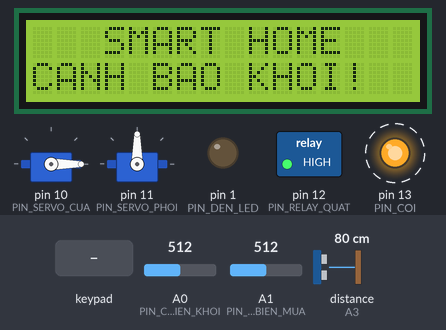
A sketch run on a simulated Arduino Uno, built with avr-gcc and run on an emulated ATmega328P. Parts: 2 × servo, 16×2 character LCD, switched loads named in the sketch (green lamp = pin HIGH), output pins drawn as LEDs (lit = HIGH). Wiring (inferred from the names in the program): ultrasonic range finder: trigger A2; echo A3. Dashed ring = blinking. The test bench sets the inputs (shaded band); at power-on: A0 (PIN_CAM_BIEN_KHOI) = 512, A1 (PIN_CAM_BIEN_MUA) = 512, distance to the obstacle (sensor on A3) 80 cm. The echo pulse lasts 58.3 µs per cm; pins used as bus, display or sensor lines are not drawn.

Above: at 0.88 s.
1.3 s: keypad keys 1 2 3 4 # pressed 0.4 s apart
At 1.88 s:
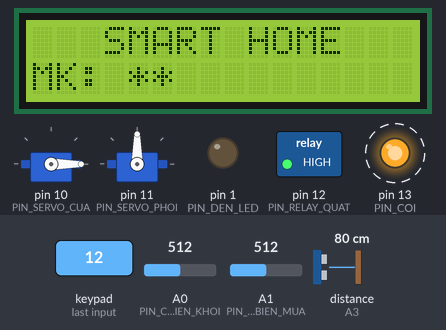
4.8 s: A0 (PIN_CAM_BIEN_KHOI) set to 412
6.3 s: A0 (PIN_CAM_BIEN_KHOI) set to 390
At 7.3 s:
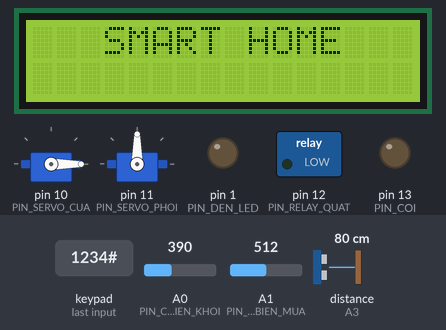
8.0 s: key '#' pressed
At 9.2 s:
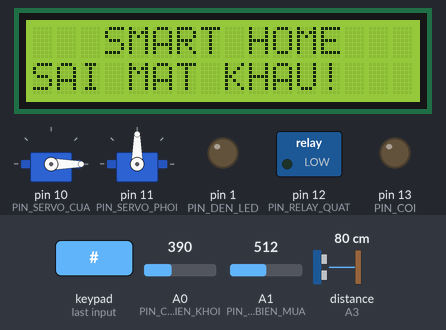
11.0 s: key 'A' pressed
At 11.7 s:
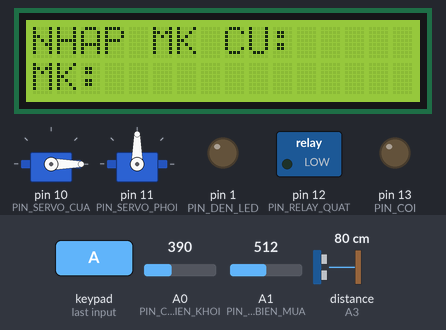
12.5 s: keypad keys 1 2 3 4 D pressed 0.4 s apart
At 15.2 s:
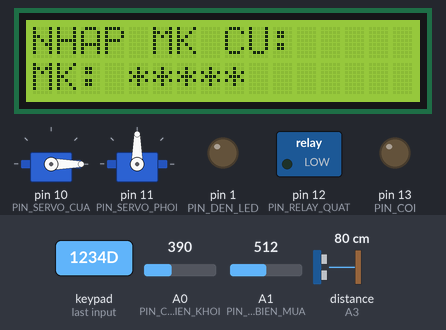
Timing chart, 0 to 16.7 s (numbered marks = the images above; inputs shaded):
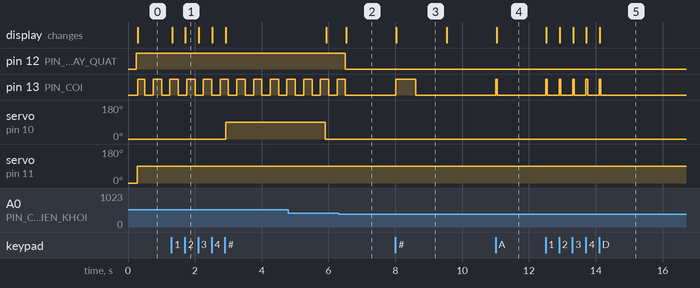

Measured:
- the behaviour switches between 401 and 400 on A0 (PIN_CAM_BIEN_KHOI) (found by bisection; images 1 and 2)
- after the input at 1.3 s, servo on pin 10 (PIN_SERVO_CUA): 0° → 90° after 1.6 s; the display: first changes at once (image 1 shows a later state)
- after the input at 6.3 s, pin 12 (PIN_RELAY_QUAT): HIGH → LOW after 0.20 s; pin 13 (PIN_COI): goes on until 6.5 s, then stays LOW; the display: changes after 0.23 s (image 2)
- after the input at 8.0 s, pin 13 (PIN_COI): LOW → HIGH at once, → LOW 0.60 s later; the display: changes at once (image 3)
- after the input at 11.0 s, pin 13 (PIN_COI): LOW → HIGH at once, → LOW 0.05 s later; the display: changes at once (image 4)
- after the input at 12.5 s, pin 13 (PIN_COI): alternates HIGH for 0.05 s and LOW for 0.35 s, 10 changes in all, then stays LOW, starting at once; the display: first changes at once (image 5 shows a later state)
- by itself, pin 13 (PIN_COI): alternates HIGH for 0.25 s and LOW for 0.25 s

The sketch:

code-IOT.ino
```cpp
#include <Wire.h>
#include <LiquidCrystal_I2C.h>
#include <Keypad.h>
#include <Servo.h>

// ================= 1. KHAI BÁO CHÂN KẾT NỐI =================
const byte SO_HANG = 4;
const byte SO_COT  = 4;
byte chanHang[SO_HANG] = {2, 3, 4, 5}; // R1 -> R4
byte chanCot[SO_COT]   = {6, 7, 8, 9}; // C1 -> C4

const int PIN_DEN_LED       = 1;  // Chân D1 điều khiển LED (không dùng Serial)
const int PIN_SERVO_CUA     = 10;
const int PIN_SERVO_PHOI    = 11;
const int PIN_RELAY_QUAT    = 12;
const int PIN_COI           = 13; // Còi Buzzer

const int PIN_CAM_BIEN_KHOI = A0;
const int PIN_CAM_BIEN_MUA  = A1;
const int PIN_TRIG          = A2; // HC-SR04 Trig
const int PIN_ECHO          = A3; // HC-SR04 Echo

// ================= 2. THÔNG SỐ CÀI ĐẶT =================
String matKhauDung                    = "1234"; // Mật khẩu mở cửa (đổi bằng phím A)
const int GIOI_HAN_SAI_MK             = 5;      // Sai 5 lần sẽ báo động
const unsigned long THOI_GIAN_KHOA_MK = 10000;  // Thời gian còi kêu & đèn nháy (10 giây)

const int NGUONG_KHOI                 = 400;    // MQ-2 > 400 là có khói/gas
const int NGUONG_CO_MUA               = 850;    // ADC < 850 (có nước đọng) -> Thu giàn phơi
const int NGUONG_HET_MUA              = 930;    // ADC > 930 (lau khô hẳn) -> Đưa giàn phơi ra

const int KHOANG_CACH_BAT_DEN         = 20;     // Dưới 20cm thì bật đèn LED (cm)
const unsigned long THOI_GIAN_GIU_DEN = 5000;   // Giữ đèn sáng 5 giây

// Góc quay Servo
const int GOC_CUA_DONG  = 0;
const int GOC_CUA_MO    = 90;
const int GOC_PHOI_RA   = 0;
const int GOC_THU_VAO   = 90;

// Mức kích Relay (Nếu quạt chạy ngược, đảo LOW <-> HIGH ở 2 dòng này)
const int RELAY_BAT = HIGH;
const int RELAY_TAT = LOW;

// ================= 3. KHỞI TẠO ĐỐI TƯỢNG & BIẾN =================
LiquidCrystal_I2C lcd(0x27, 16, 2);
Servo servoCua;
Servo servoPhoi;

char phim[SO_HANG][SO_COT] = {
  {'1', '2', '3', 'A'},
  {'4', '5', '6', 'B'},
  {'7', '8', '9', 'C'},
  {'*', '0', '#', 'D'}
};
Keypad banPhim = Keypad(makeKeymap(phim), chanHang, chanCot, SO_HANG, SO_COT);

String matKhauNhap       = "";
String matKhauMoiTam     = "";
int cheDoDoiMK           = 0; // 0: bình thường | 1: nhập MK cũ | 2: nhập MK mới | 3: xác nhận MK mới
int soLanSaiMK           = 0;

bool cuaDangMo           = false;
bool denDangBat          = false;
bool dangCoKhoi          = false;
bool dangCoMua           = false;
bool dangBaoDongSaiMK    = false;
bool dangHienThongBaoTam = false;

bool trangThaiCoiChay    = false;
bool trangThaiNhaySaiMK  = false;

// Biến điều khiển kiểu kêu còi bàn phím không gây treo (Non-blocking)
int kieuKeuCoi            = 0; // 0: tắt, 1: bấm phím, 2: MK đúng, 3: MK sai
int buocKeuCoi            = 0;
unsigned long thoiDiemCoi = 0;

unsigned long thoiDiemMoCua       = 0;
unsigned long thoiDiemBatDen      = 0;
unsigned long thoiDiemDocCamBien  = 0;
unsigned long thoiDiemNhayCoiChay = 0;
unsigned long thoiDiemThongBaoLCD = 0;
unsigned long thoiDiemBaoDongSai  = 0;
unsigned long thoiDiemNhaySaiMK   = 0;

// ================= 4. SETUP =================
void setup() {
  pinMode(PIN_DEN_LED, OUTPUT);
  pinMode(PIN_RELAY_QUAT, OUTPUT);
  pinMode(PIN_COI, OUTPUT);
  pinMode(PIN_TRIG, OUTPUT);
  pinMode(PIN_ECHO, INPUT);

  digitalWrite(PIN_DEN_LED, LOW);
  digitalWrite(PIN_RELAY_QUAT, RELAY_TAT);
  digitalWrite(PIN_COI, LOW);
  digitalWrite(PIN_TRIG, LOW);

  servoCua.attach(PIN_SERVO_CUA);
  servoPhoi.attach(PIN_SERVO_PHOI);
  servoCua.write(GOC_CUA_DONG);
  servoPhoi.write(GOC_PHOI_RA);

  lcd.init();
  lcd.backlight();
  capNhatManHinhChinh();
}

// ================= 5. LOOP (CHẠY SONG SONG NON-BLOCKING) =================
void loop() {
  unsigned long hienTai = millis();

  // 1. Quét bàn phím & điều khiển nhịp kêu còi bàn phím liên tục
  xuLyBanPhim();
  xuLyCoiBanPhim(hienTai);

  // 2. Xử lý báo động khi nhập sai mật khẩu quá 5 lần (10 giây)
  if (dangBaoDongSaiMK) {
    if (hienTai - thoiDiemBaoDongSai >= THOI_GIAN_KHOA_MK) {
      // Hết 10 giây báo động -> Tắt còi/đèn và mở khóa bàn phím
      dangBaoDongSaiMK = false;
      soLanSaiMK = 0;
      trangThaiNhaySaiMK = false;
      denDangBat = false;
      digitalWrite(PIN_COI, LOW);
      digitalWrite(PIN_DEN_LED, LOW);
      capNhatManHinhChinh();
    } else if (!dangCoKhoi && (hienTai - thoiDiemNhaySaiMK >= 250)) {
      // Nháy đảo pha mỗi 250ms: Còi kêu thì Đèn tắt, Còi tắt thì Đèn sáng (chống sụt áp)
      thoiDiemNhaySaiMK = hienTai;
      trangThaiNhaySaiMK = !trangThaiNhaySaiMK;
      digitalWrite(PIN_COI, trangThaiNhaySaiMK ? HIGH : LOW);
      digitalWrite(PIN_DEN_LED, trangThaiNhaySaiMK ? LOW : HIGH);
    }
  }

  // 3. Tự động đóng cửa sau 3 giây mở
  if (cuaDangMo && (hienTai - thoiDiemMoCua >= 3000)) {
    servoCua.write(GOC_CUA_DONG);
    cuaDangMo = false;
    capNhatManHinhChinh();
  }

  // 4. Tự động tắt đèn LED sau 5 giây không còn người
  if (denDangBat && !dangBaoDongSaiMK && (hienTai - thoiDiemBatDen >= THOI_GIAN_GIU_DEN)) {
    digitalWrite(PIN_DEN_LED, LOW);
    denDangBat = false;
  }

  // 5. Tắt thông báo tạm trên LCD sau 1.5 giây
  if (dangHienThongBaoTam && (hienTai - thoiDiemThongBaoLCD >= 1500)) {
    dangHienThongBaoTam = false;
    capNhatManHinhChinh();
  }

  // 6. Đọc cảm biến khói, mưa & siêu âm mỗi 250ms
  if (hienTai - thoiDiemDocCamBien >= 250) {
    thoiDiemDocCamBien = hienTai;
    kiemTraCamBienKhoi();
    kiemTraCamBienMua();
    kiemTraSieuAmBatDen();
  }

  // 7. Kêu còi Buzzer báo cháy ngắt quãng mỗi 250ms (ưu tiên cao nhất)
  if (dangCoKhoi && (hienTai - thoiDiemNhayCoiChay >= 250)) {
    thoiDiemNhayCoiChay = hienTai;
    trangThaiCoiChay = !trangThaiCoiChay;
    digitalWrite(PIN_COI, trangThaiCoiChay);
  }
}

// ================= 6. CÁC HÀM ĐIỀU KHIỂN CÒI BÀN PHÍM =================
void kichHoatKieuCoi(int kieu) {
  if (dangCoKhoi || dangBaoDongSaiMK) return;
  kieuKeuCoi = kieu;
  buocKeuCoi = 0;
  thoiDiemCoi = millis();
  digitalWrite(PIN_COI, HIGH);
}

void xuLyCoiBanPhim(unsigned long hienTai) {
  if (dangCoKhoi || dangBaoDongSaiMK || kieuKeuCoi == 0) return;

  unsigned long daTroiQua = hienTai - thoiDiemCoi;

  if (kieuKeuCoi == 1) {
    // Kiểu 1: Bấm từng phím -> Kêu 1 tiếng ngắn 50ms
    if (daTroiQua >= 50) {
      digitalWrite(PIN_COI, LOW);
      kieuKeuCoi = 0;
    }
  }
  else if (kieuKeuCoi == 2) {
    // Kiểu 2: Mật khẩu ĐÚNG / Đổi MK thành công -> Kêu 2 tiếng "bíp - bíp"
    if (buocKeuCoi == 0 && daTroiQua >= 100) {
      digitalWrite(PIN_COI, LOW);
      buocKeuCoi = 1;
      thoiDiemCoi = hienTai;
    } else if (buocKeuCoi == 1 && daTroiQua >= 80) {
      digitalWrite(PIN_COI, HIGH);
      buocKeuCoi = 2;
      thoiDiemCoi = hienTai;
    } else if (buocKeuCoi == 2 && daTroiQua >= 120) {
      digitalWrite(PIN_COI, LOW);
      kieuKeuCoi = 0;
    }
  }
  else if (kieuKeuCoi == 3) {
    // Kiểu 3: Mật khẩu SAI -> Kêu 1 tiếng kéo dài 600ms "bííííp"
    if (daTroiQua >= 600) {
      digitalWrite(PIN_COI, LOW);
      kieuKeuCoi = 0;
    }
  }
}

// ================= 7. XỬ LÝ BÀN PHÍM, SAI 5 LẦN & ĐỔI MẬT KHẨU =================
void hienThongBaoNgan(String dong2) {
  dangHienThongBaoTam = true;
  thoiDiemThongBaoLCD = millis();
  lcd.setCursor(0, 1);
  lcd.print(dong2);
}

void hienThiSaoDangNhap() {
  lcd.setCursor(0, 1);
  lcd.print("MK: ");
  for (unsigned int i = 0; i < matKhauNhap.length(); i++) {
    lcd.print("*");
  }
  for (unsigned int i = matKhauNhap.length(); i < 12; i++) {
    lcd.print(" ");
  }
}

void xuLyBanPhim() {
  // Đang trong 10 giây báo động sai 5 lần -> Tạm khóa bàn phím
  if (dangBaoDongSaiMK) return;

  char kyTu = banPhim.getKey();
  if (!kyTu) return;

  // --- Bấm phím 'A' ở chế độ bình thường để bắt đầu ĐỔI MẬT KHẨU ---
  if (kyTu == 'A' && cheDoDoiMK == 0) {
    kichHoatKieuCoi(1);
    cheDoDoiMK = 1;
    matKhauNhap = "";
    matKhauMoiTam = "";
    dangHienThongBaoTam = false;
    capNhatManHinhChinh();
    return;
  }

  // --- Bấm phím '*' để XÓA số đang nhập hoặc HỦY chế độ đổi mật khẩu ---
  if (kyTu == '*') {
    kichHoatKieuCoi(1);
    if (matKhauNhap.length() > 0) {
      matKhauNhap = "";
      if (cheDoDoiMK > 0) {
        hienThiSaoDangNhap();
      } else {
        capNhatManHinhChinh();
      }
    } else if (cheDoDoiMK > 0) {
      cheDoDoiMK = 0;
      matKhauMoiTam = "";
      capNhatManHinhChinh();
    }
    return;
  }

  // --- Bấm phím '#' để XÁC NHẬN theo từng chế độ ---
  if (kyTu == '#') {
    // 1. CHẾ ĐỘ MỞ CỬA BÌNH THƯỜNG
    if (cheDoDoiMK == 0) {
      if (matKhauNhap == matKhauDung) {
        soLanSaiMK = 0;
        kichHoatKieuCoi(2);
        servoCua.write(GOC_CUA_MO);
        cuaDangMo = true;
        dangHienThongBaoTam = false;
        thoiDiemMoCua = millis();

        lcd.setCursor(0, 1);
        lcd.print("DUNG -> MO CUA! ");
      } else {
        soLanSaiMK++;
        if (soLanSaiMK >= GIOI_HAN_SAI_MK) {
          // Sai đủ 5 lần -> Kích hoạt báo động ngay lập tức (Pha 1: Còi bật, Đèn tắt)
          dangBaoDongSaiMK = true;
          thoiDiemBaoDongSai = millis();
          thoiDiemNhaySaiMK = millis();
          trangThaiNhaySaiMK = true;
          kieuKeuCoi = 0;
          dangHienThongBaoTam = false;
          digitalWrite(PIN_COI, HIGH);
          digitalWrite(PIN_DEN_LED, LOW);
          capNhatManHinhChinh();
        } else {
          kichHoatKieuCoi(3);
          hienThongBaoNgan("SAI MAT KHAU!   ");
        }
      }
      matKhauNhap = "";
    }
    // 2. ĐỔI MK - BƯỚC 1: KIỂM TRA MẬT KHẨU CŨ
    else if (cheDoDoiMK == 1) {
      if (matKhauNhap == matKhauDung) {
        kichHoatKieuCoi(1);
        cheDoDoiMK = 2;
        matKhauNhap = "";
        capNhatManHinhChinh();
      } else {
        kichHoatKieuCoi(3);
        cheDoDoiMK = 0;
        matKhauNhap = "";
        capNhatManHinhChinh();
        hienThongBaoNgan("SAI MK CU!      ");
      }
    }
    // 3. ĐỔI MK - BƯỚC 2: NHẬP MẬT KHẨU MỚI
    else if (cheDoDoiMK == 2) {
      if (matKhauNhap.length() == 0) {
        kichHoatKieuCoi(3);
        hienThongBaoNgan("MK KHONG HOP LE!");
      } else {
        kichHoatKieuCoi(1);
        matKhauMoiTam = matKhauNhap;
        matKhauNhap = "";
        cheDoDoiMK = 3;
        capNhatManHinhChinh();
      }
    }
    // 4. ĐỔI MK - BƯỚC 3: XÁC NHẬN LẠI MẬT KHẨU MỚI
    else if (cheDoDoiMK == 3) {
      if (matKhauNhap == matKhauMoiTam && matKhauNhap.length() > 0) {
        matKhauDung = matKhauMoiTam;
        soLanSaiMK = 0;
        kichHoatKieuCoi(2);
        cheDoDoiMK = 0;
        matKhauNhap = "";
        matKhauMoiTam = "";
        capNhatManHinhChinh();
        hienThongBaoNgan("DOI MK THANH CONG");
      } else {
        kichHoatKieuCoi(3);
        cheDoDoiMK = 0;
        matKhauNhap = "";
        matKhauMoiTam = "";
        capNhatManHinhChinh();
        hienThongBaoNgan("MK KHONG KHOP!  ");
      }
    }
    return;
  }

  // --- Các phím số/ký tự còn lại (tối đa 6 ký tự) ---
  if (kyTu != 'A' && matKhauNhap.length() < 6) {
    kichHoatKieuCoi(1);
    dangHienThongBaoTam = false;
    matKhauNhap += kyTu;
    hienThiSaoDangNhap();
  }
}

// ================= 8. CÁC HÀM CẢM BIẾN & HIỂN THỊ LCD =================
void kiemTraSieuAmBatDen() {
  if (dangBaoDongSaiMK) return;

  digitalWrite(PIN_TRIG, LOW);
  delayMicroseconds(2);
  digitalWrite(PIN_TRIG, HIGH);
  delayMicroseconds(10);
  digitalWrite(PIN_TRIG, LOW);

  long thoiGian = pulseIn(PIN_ECHO, HIGH, 15000);
  if (thoiGian == 0) return;

  int khoangCach = thoiGian * 0.034 / 2;

  if (khoangCach > 0 && khoangCach < KHOANG_CACH_BAT_DEN) {
    thoiDiemBatDen = millis();
    if (!denDangBat) {
      denDangBat = true;
      digitalWrite(PIN_DEN_LED, HIGH);
    }
  }
}

void kiemTraCamBienKhoi() {
  int giaTriKhoi = analogRead(PIN_CAM_BIEN_KHOI);
  bool phatHienKhoiMoi = (giaTriKhoi > NGUONG_KHOI);

  if (phatHienKhoiMoi != dangCoKhoi) {
    dangCoKhoi = phatHienKhoiMoi;
    if (dangCoKhoi) {
      kieuKeuCoi = 0;
      digitalWrite(PIN_RELAY_QUAT, RELAY_BAT);
    } else {
      digitalWrite(PIN_RELAY_QUAT, RELAY_TAT);
      digitalWrite(PIN_COI, LOW);
      trangThaiCoiChay = false;
    }
    capNhatManHinhChinh();
  }
}

void kiemTraCamBienMua() {
  int giaTriMua = analogRead(PIN_CAM_BIEN_MUA);

  if (!dangCoMua && giaTriMua < NGUONG_CO_MUA) {
    dangCoMua = true;
    servoPhoi.write(GOC_THU_VAO);
  } else if (dangCoMua && giaTriMua > NGUONG_HET_MUA) {
    dangCoMua = false;
    servoPhoi.write(GOC_PHOI_RA);
  }
}

void capNhatManHinhChinh() {
  lcd.setCursor(0, 0);
  if (cheDoDoiMK == 1) {
    lcd.print("NHAP MK CU:     ");
  } else if (cheDoDoiMK == 2) {
    lcd.print("NHAP MK MOI:    ");
  } else if (cheDoDoiMK == 3) {
    lcd.print("XAC NHAN MK MOI:");
  } else {
    lcd.print("   SMART HOME   ");
  }

  lcd.setCursor(0, 1);
  if (dangCoKhoi) {
    lcd.print("CANH BAO KHOI!  ");
  } else if (dangBaoDongSaiMK) {
    lcd.print("CANH BAO! SAI 5L");
  } else if (cuaDangMo) {
    lcd.print("CUA DANG MO...  ");
  } else if (cheDoDoiMK > 0) {
    hienThiSaoDangNhap();
  } else if (matKhauNhap.length() == 0 && !dangHienThongBaoTam) {
    lcd.print("                ");
  }
}
```
